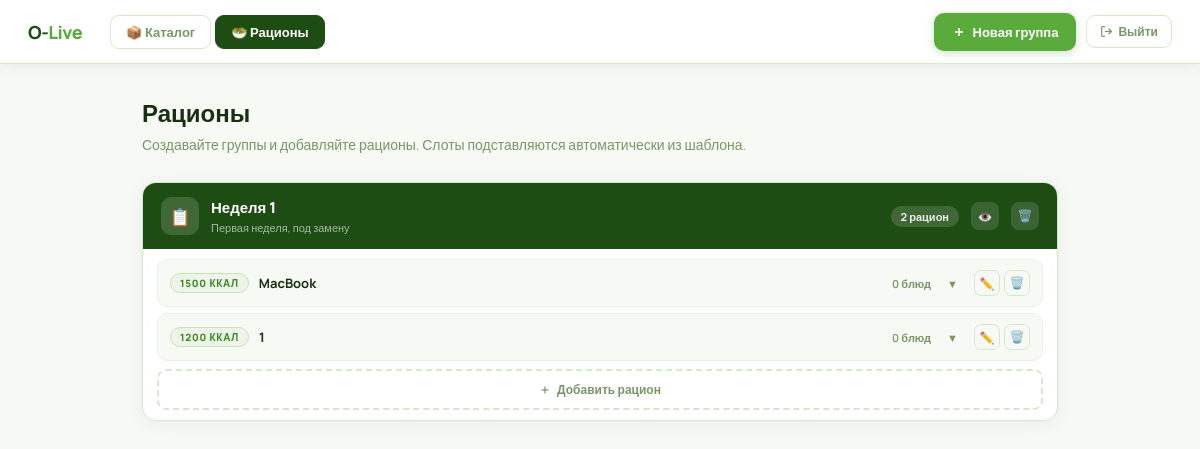
The page /rations/ (signed in) on the database its author committed.
### myapp/models.py (models this page shows, shortened)
class RationGroup(models.Model):
    name = models.CharField(max_length=300, verbose_name="Название группы")
    description = models.TextField(null=True, blank=True, verbose_name="Описание")
    created_at = models.DateTimeField(auto_now_add=True)
    class Meta:
        verbose_name = "Группа рационов"
        verbose_name_plural = "Группы рационов"
        ordering = ["-created_at"]

class Ration(models.Model):
    group = models.ForeignKey(
        RationGroup, on_delete=models.CASCADE,
        related_name="rations", verbose_name="Группа",
        null=True, blank=True,
    )
    name = models.CharField(max_length=300, verbose_name="Название рациона")
    kcal_category = models.IntegerField(choices=KCAL_CATEGORIES, verbose_name="Категория калорийности")
    notes = models.TextField(blank=True, null=True, verbose_name="Примечания")
    created_at = models.DateTimeField(auto_now_add=True)
    updated_at = models.DateTimeField(auto_now=True)
    class Meta:
        verbose_name = "Рацион"
        verbose_name_plural = "Рационы"
        ordering = ["-created_at"]

### myapp/views.py (the view)
# urls.py: path("rations/", views.ration_group_list, name="ration_group_list"),
def ration_group_list(request):
    groups = RationGroup.objects.prefetch_related("rations__slots__product").all()
    groups_data = []
    for g in groups:
        rations = list(g.rations.all())
        rations_info = []
        for r in rations:
            slots = list(r.slots.select_related("product", "meal_time").order_by("order", "meal_time__order"))
            filled_slots = [s for s in slots if s.product_id]
            total_kcal = sum(float(s.product.kcal_per_serving or 0) for s in filled_slots)
            rations_info.append({
                "ration": r,
                "slots": filled_slots,  # ← передаём только заполненные
                "total_kcal": round(total_kcal, 1),
                "filled_count": len(filled_slots),
            })
        groups_data.append({
            "group": g,
            "rations_info": rations_info,
            "count": len(rations),
        })
    tmpl_data = {}
    for kcal, _ in KCAL_CATEGORIES:
        try:
            tmpl = RationTemplate.objects.prefetch_related("slots__meal_time").get(kcal_category=kcal)
            tmpl_data[kcal] = [
                {"name": s.meal_time.name, "icon": s.meal_time.icon}
                for s in tmpl.slots.order_by("order")
            ]
        except RationTemplate.DoesNotExist:
            tmpl_data[kcal] = []
    return render(request, "myapp/ration_group_list.html", {
        "groups_data": groups_data,
        "ration_kcal_choices": KCAL_CATEGORIES,
        "slot_icons": SLOT_ICONS,
        "tmpl_data_json": json.dumps(tmpl_data, ensure_ascii=False),
        "slot_labels_json": json.dumps(SLOT_LABELS, ensure_ascii=False),
    })

### myapp/templates/myapp/ration_group_list.html (shortened to what this page needs)
{% load custom_filters %}
<!DOCTYPE html>
<html lang="ru">
<head>
</head>
<body>
<div class="topbar">
  <span class="logo-text">O-<em>Live</em></span>
  <nav class="nav-tabs">
    <a href="/" class="nav-tab">📦 Каталог</a>
    <a href="{% url 'ration_group_list' %}" class="nav-tab active">🥗 Рационы</a>
  </nav>
  <div class="topbar-right">
    <button class="create-btn" onclick="openGroupModal()">
      <svg width="14" height="14" viewBox="0 0 24 24" fill="none" stroke="currentColor" stroke-width="2.5">
        <line x1="12" y1="5" x2="12" y2="19"/><line x1="5" y1="12" x2="19" y2="12"/>
      </svg>
      Новая группа
    </button>
    <form method="post" action="{% url 'logout' %}" style="display:contents">
      <button type="submit" class="logout-btn" title="Выйти из системы">
        <svg width="13" height="13" viewBox="0 0 24 24" fill="none" stroke="currentColor" stroke-width="2.2">
          <path d="M9 21H5a2 2 0 0 1-2-2V5a2 2 0 0 1 2-2h4"/>
          <polyline points="16 17 21 12 16 7"/>
          <line x1="21" y1="12" x2="9" y2="12"/>
        </svg>
        Выйти
      </button>
    </form>
  </div>
</div>
<div class="main">
  <div class="page-title">Рационы</div>
  <div class="page-sub">Создавайте группы и добавляйте рационы. Слоты подставляются автоматически из шаблона.</div>
  {% if groups_data %}
  <div class="groups-list">
    {% for gd in groups_data %}
    {% with g=gd.group %}
    <div class="group-card">
      <div class="group-header">
        <div class="group-icon">📋</div>
        <div class="group-info">
          <div class="group-title">{{ g.name }}</div>
          {% if g.description %}<div class="group-desc">{{ g.description }}</div>{% endif %}
        </div>
        <div class="group-count">{{ gd.count }} рацион{{ gd.count|pluralize:",,ов" }}</div>
        <a href="{% url 'ration_group_detail' g.pk %}" class="grp-del-btn"
   title="Просмотр группы" style="text-decoration:none;">👁️</a>
        <button class="grp-del-btn" onclick="confirmDel('group', {{ g.pk }}, '{{ g.name|escapejs }}')" title="Удалить группу">🗑️</button>
      </div>
      <div class="rations-list">
        {% for ri in gd.rations_info %}
        {% with r=ri.ration %}
        <div class="ration-item" id="ri-{{ r.pk }}">
          <div class="ration-row">
            <span class="ration-kcal">{{ r.kcal_category }} ккал</span>
            <span class="ration-name">{{ r.name }}</span>
            <span class="ration-dish-count">{{ ri.filled_count }} блюд</span>
            <button class="accordion-btn" onclick="toggleAccordion({{ r.pk }})" title="Показать блюда">
              <span class="accordion-arrow">▼</span>
            </button>
            <div class="ration-btns">
              <a href="{% url 'ration_edit' r.pk %}" class="r-btn" title="Редактировать">✏️</a>
              <button class="r-btn del" onclick="confirmDel('ration', {{ r.pk }}, '{{ r.name|escapejs }}')" title="Удалить рацион">🗑️</button>
            </div>
          </div>
        </div>
        {% endwith %}
        {% endfor %}
        <button class="add-ration-btn" onclick="openRationModal({{ g.pk }})">
          <svg width="12" height="12" viewBox="0 0 24 24" fill="none" stroke="currentColor" stroke-width="2.5">
            <line x1="12" y1="5" x2="12" y2="19"/><line x1="5" y1="12" x2="19" y2="12"/>
          </svg>
          Добавить рацион
        </button>
      </div>
    </div>
    {% endwith %}
    {% endfor %}
  </div>
  {% endif %}
</div>
</body>
</html>

### rows shown on the page
RationGroup: group.name "Неделя 1", group.description "Первая неделя, под замену", count "2"
Ration: ration.kcal_category "1500", ration.name "MacBook", filled_count "0"
Ration: ration.kcal_category "1200", ration.name "1", filled_count "0"
